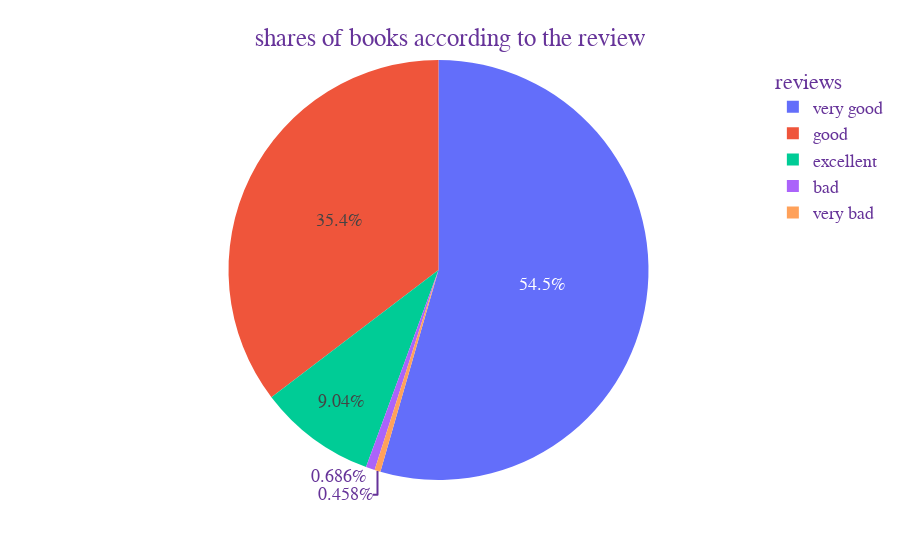

Source (notebook cell):
### Code cell
pies('shares of books according to the review','reviews')

### Figure 1 — Plotly figure (JSON) as saved in the notebook; plotly's stock layout.template omitted (floating-point values rounded to 4 significant figures; data arrays with more than 128 entries replaced by an {"elided": "..."} marker saying what was removed)
{"data": [{"domain": {"x": [0, 1], "y": [0, 1]}, "hovertemplate": "rating_range=%{label}<br>count=%{value}<extra></extra>", "labels": {"elided": "874 str values"}, "legendgroup": "", "name": "", "showlegend": true, "type": "pie", "values": {"elided": "874 int values"}}], "layout": {"font": {"color": "RebeccaPurple", "family": "Courier New, monospace", "size": 18}, "legend": {"title": {"text": "reviews"}, "tracegroupgap": 0, "yanchor": "top"}, "margin": {"t": 60}, "title": {"text": "shares of books according to the review", "x": 0.5, "xanchor": "center", "y": 0.95, "yanchor": "top"}}}
